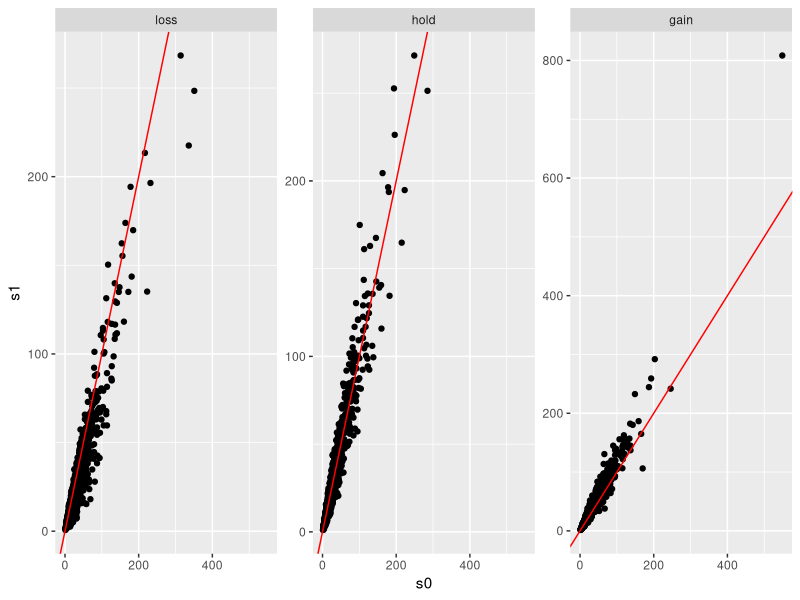
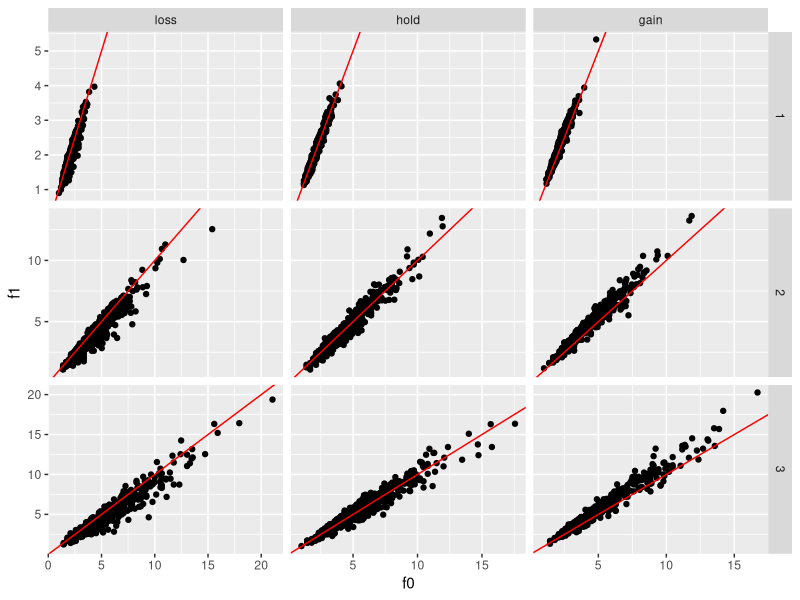
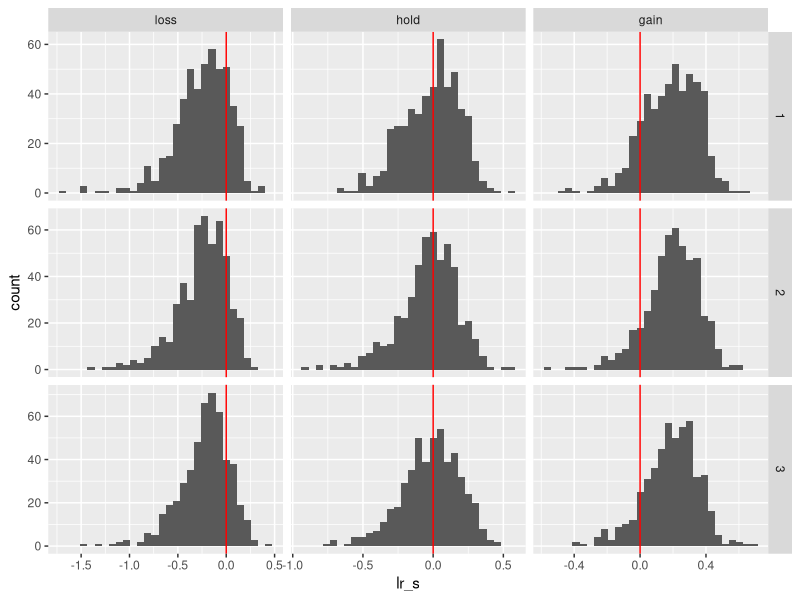
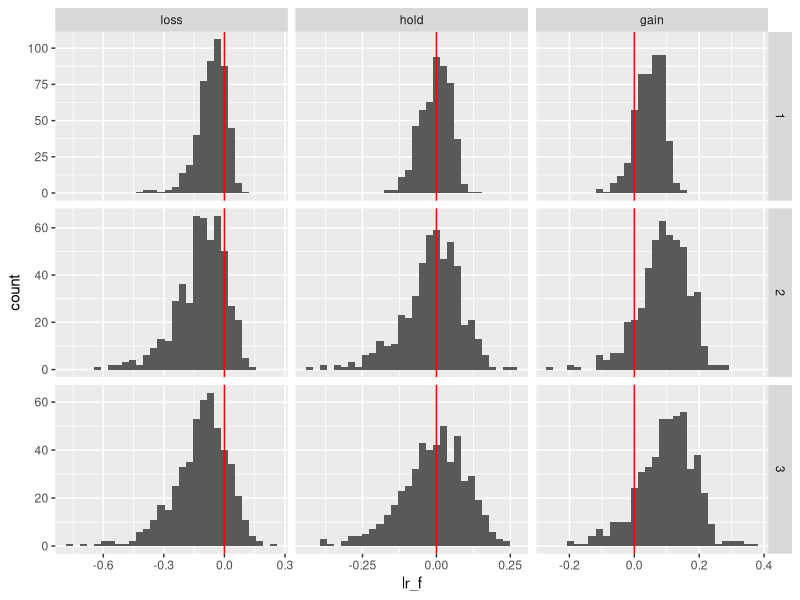

Write the R code that produced these figures, in order.
######################################################################
#' @title Simulations of change in diversity leading to changes in function
#' 
#' @author Jarrett Byrnes
#' @author jarrett.byrnes@umb.edu
#' 
#' @log
#'  2/25/2016 - First draft
######################################################################

library(dplyr)
library(tidyr)
library(ggplot2)

#Vector of scaling coefficients
b <- c(0.25, 0.47, 0.53)

## below: consider changing sd_change, maybe the mean values of change. what are the units on those? log of % rate of change. log(S1/S2) = rate*dur.   SI = S.o* exp(RD); make sure the model structure is ok (lines 37 below)
# note on 3/1: the loss is the rate of loss. so 1 species / decade * decade gives us log(S2/S1) per decade. So I think this is analagous to the values in marks histogram... but not the spreadsheet. Need good estimates of deltaSR/decade for this. 
# right now, the values of 0.1 are equivalent to 1 species per decade.

#list of richness changes
change <- list(loss = -0.01, hold = 0, gain = 0.01)
sd_change = 0.2

#some other params - might want to kick nsims up? Or not - it's a lot
nYears<- 20
nsims = 500

#make that simulation data frame
simDF <- data.frame(expand.grid(trophic_group = rep(1:3, nsims),
                                 scenario=c("loss", "hold", "gain")),
                     
                   # s0 = round(runif(9*nsims, 5, 40))) %>%
  s0 = round(rlnorm(9*nsims, 3, 0.83) )) %>% #from distributions of S0 in dornelas & vellend
  #calculate change in diversity
  group_by(scenario) %>%
  #  mutate(s1 = s0*exp(nYears*rnorm(3*nsims, change[[scenario[1]]], sd_change))) %>%
    mutate(s1 = s0*rnorm(3*nsims, exp(nYears*change[[scenario[1]]]), 0.2)) %>%
  ungroup() %>%
  
  #caculate function for each trophic group before and after
  group_by(trophic_group) %>%
  mutate(f0 = s0^b[trophic_group[1]],
         f1 = s1^b[trophic_group[1]]) %>%
  ungroup() %>%
  mutate(lr_s = log(s1)-log(s0),
         lr_f = log(f1)-log(f0))
  

#Plotting
#richness before and after
ggplot(data=simDF, aes(x=s0, y=s1))+ 
  geom_point() + 
  facet_wrap(~scenario, scale="free_y") + 
  geom_abline(slope=1, intercept=0, col="red")

#function before and after
ggplot(data=simDF, aes(x=f0, y=f1))+ 
  geom_point() +
  facet_grid(trophic_group~scenario, scale="free") + 
  geom_abline(slope=1, intercept=0, col="red")


#log ratio of richness change
ggplot(data=simDF, aes(x=lr_s))+ 
  geom_histogram() +
  facet_grid(trophic_group~scenario, scale="free") + 
  geom_vline(xintercept=0, col="red") 
  # geom_vline(xintercept=mean(simDF$lr_s), col = 3) ## help? how do we add a line for the mean of each distribution in each panel?


#log ratio of function change
ggplot(data=simDF, aes(x=lr_f))+ 
  geom_histogram() +
  facet_grid(trophic_group~scenario, scale="free") + 
  geom_vline(xintercept=0, col="red")
